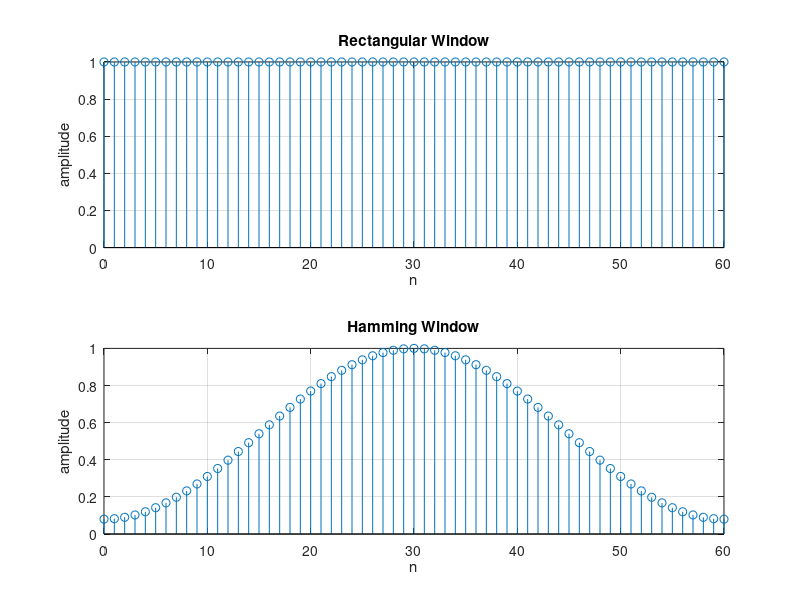

MATLAB code for this plot: (Note: this script raises an error after producing the figure.)
N=61; %Length of Impulse Response of HPF
n=0:N-1;
alpha=(N-1)/2; %Impulse Response will be shifted to right by Alpha steps
                       %so that the system becomes CAUSAL
wc=pi/4; %Cut-off frequency of HPF

%Simulate Window Functions
rectangular_window=ones(1,N);
hamming_window=0.54-0.46*cos(2*pi*n/(N-1));

%To Plot Window Sequences
subplot(2,1,1)
stem(n,rectangular_window)
grid on
xlabel('n')
ylabel('amplitude')
title('Rectangular Window')

subplot(2,1,2)
stem(n,hamming_window)
grid on
xlabel('n')
ylabel('amplitude')
title('Hamming Window')

% Impulse Response of HPF
h=-sin(wc*(n-alpha))./(pi*(n-alpha));
h(alpha+1)=1-wc/pi;

%Multiply Impulse Response with Window Functions
h_rect=h.*rectangular_window;
h_hamm=h.*hamming_window;

%To see the frequency response of the filter designed 
%Using rectangular window
fvtool(h_rect) 

%fv tool stands for filter visualization tool
%fvtool is the Matlab Command to show Impulse Response,
%Magnitude Response,Phase Response and Pole-Zero plot

%To see the frequency response of the filter designed 
%Using Hamming window
fvtool(h_hamm)

%To obtain pole-zero plot
zplane(h_rect)
